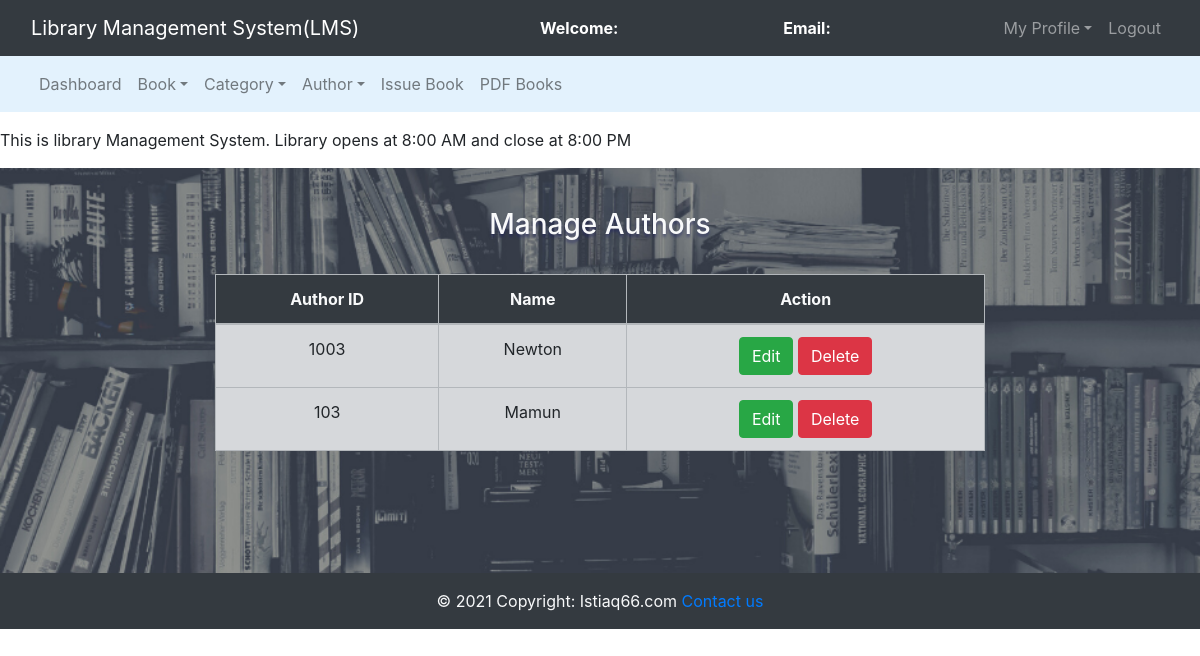
Page /manage_author.php on the committed database.
### tables this page shows
CREATE TABLE `author` (
  `author_id` int(11) NOT NULL,
  `author_name` varchar(255) NOT NULL
);

### manage_author.php (the view, shortened to what this page needs)
<!DOCTYPE html>
<html>
<head>
	<link rel="stylesheet" type="text/css" href="bootstrap-4.4.1/css/bootstrap.min.css">
	<link rel="stylesheet" href="../tyle.css">
</head>
<body>
	<nav class="navbar navbar-expand-lg navbar-dark bg-dark">
		<div class="container-fluid">
			<div class="navbar-header">
				<a class="navbar-brand" href="index.php">Library Management System(LMS)</a>
			</div>
			<font style="color: white"><span><strong>Welcome: <?php echo $_SESSION['name']; ?></strong></span></font>
			<font style="color: white"><span><strong>Email: <?php echo $_SESSION['email']; ?></strong></span></font>
			<ul class="nav navbar-nav navbar-right">
				<li class="nav-item dropdown">
					<a class="nav-link dropdown-toggle" data-toggle="dropdown">My Profile</a>
				</li>
				<li class="nav-item"><a class="nav-link" href="../logout.php">Logout</a></li>
			</ul>
		</div>
	</nav>
	<nav class="navbar navbar-expand-lg navbar-light" style="background-color: #e3f2fd">
		<div class="container-fluid">
			<ul class="nav navbar-nav navbar-center">
				<li class="nav-item">
					<a href="admin.php" class="nav-link">Dashboard</a>
				</li>
				<li class="nav-item dropdown">
					<a class="nav-link dropdown-toggle" data-toggle="dropdown">Book</a>
				</li>
				<li class="nav-item dropdown">
					<a class="nav-link dropdown-toggle" data-toggle="dropdown">Category</a>
				</li>
				<li class="nav-item dropdown">
					<a class="nav-link dropdown-toggle" data-toggle="dropdown">Author</a>
				</li>
				<li class="nav-item">
					<a href="issue_book.php" class="nav-link">Issue Book</a>
				</li>
				<li class="nav-item">
					<a href="pdf_up.php" class="nav-link">PDF Books</a>
				</li>
			</ul>
		</div>
	</nav>
	<div class="py-3">
		<marquee>This is library Management System. Library opens at 8:00 AM and close at 8:00 PM</marquee>
	</div>
	<div class="container-fluid manage_books">
		<div class="container">
			<h3 class="text-center text-light pb-4">Manage Authors</h3>
			<table class="table table-bordered table-hover table-secondary">
				<thead class="bg-dark text-light">
					<tr class="text-center">
						<th>Author ID</th>
						<th>Name</th>
						<th>Action</th>
					</tr>
				</thead>
				<?php
				include 'Connection.php';
				if (isset($_GET['page'])) {
					$page = $_GET['page'];
				} else {
					$page = 1;
				}
				$num_per_page = 05;
				$start_from = ($page - 1) * 05;
				$query = "select * from author order by author_id desc  limit $start_from,$num_per_page";
				$query_run = mysqli_query($con, $query);
				while ($row = mysqli_fetch_array($query_run)) {
				?>
					<tr class="text-center">
						<td><?php echo $row['author_id']; ?></td>
						<td><?php echo $row['author_name']; ?></td>
						<td>
							<button type="button" class="btn btn-success" data-toggle="modal" data-target="#exampleModal<?php echo $row['author_id'] ?>">
								Edit
							</button>
							<a onclick="if (confirm('Delete selected item?')){return true;}else{event.stopPropagation(); event.preventDefault();};" class="btn btn-danger" href="author_del.php? bn=<?php echo $row['author_id'] ?>">Delete</a>
						</td>
					</tr>
				<?php
				}
				?>
			</table>
		</div>
	</div>
	<footer class="bg-light text-center text-lg-start">
		<div class="text-center p-3 text-light bg-dark">
			© 2021 Copyright:
			<a class="text-light" href="https://istiaq66.com/">Istiaq66.com</a>
			<a href="../contact.php">Contact us</a>
		</div>
	</footer>
</body>
</html>

### tyle.css (style rules this page uses)
* { margin: 0; padding: 0; }
body { box-sizing: border-box; }
.manage_books { background-image: url('bg2.png'); background-size: cover; background-repeat: no-repeat; background-position: center; padding: 40px 200px 106px 200px; }
h3 { text-shadow: rgba(25, 30, 95, 0.5) 0px 3px 3px; }

### rows in the picture
author: author_id "1003", author_name "Newton"
author: author_id "103", author_name "Mamun"
